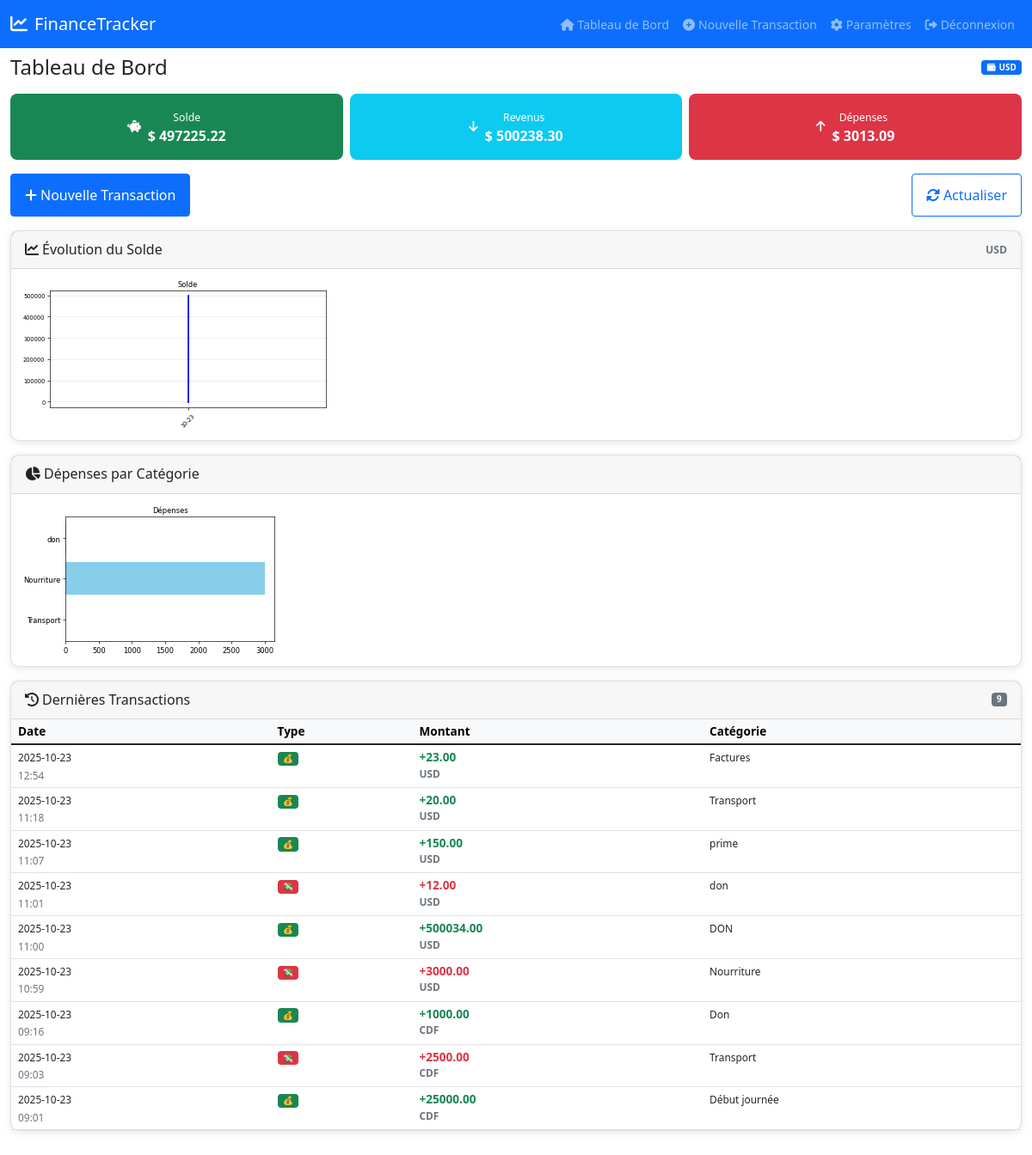
/dashboard (signed in), run on the app's committed database.
### tables this page shows
CREATE TABLE users (
            id INTEGER PRIMARY KEY AUTOINCREMENT,
            username TEXT UNIQUE NOT NULL,
            password TEXT NOT NULL,
            created_at TIMESTAMP DEFAULT CURRENT_TIMESTAMP
        , default_currency TEXT DEFAULT 'USD');

CREATE TABLE transactions (
            id INTEGER PRIMARY KEY AUTOINCREMENT,
            user_id INTEGER NOT NULL,
            amount REAL NOT NULL,
            type TEXT NOT NULL CHECK(type IN ('income', 'expense')),
            category TEXT,
            description TEXT,
            date TIMESTAMP DEFAULT CURRENT_TIMESTAMP, currency TEXT DEFAULT 'USD',
            FOREIGN KEY (user_id) REFERENCES users (id)
        );

### app.py (the view)
@app.route('/dashboard')
def dashboard():
    if 'user_id' not in session:
        return redirect('/login')
    user_id = session['user_id']
    user_currency = get_user_currency(user_id)
    conn = database.get_db_connection()
    transactions = conn.execute('SELECT amount, currency, type FROM transactions WHERE user_id = ?', (user_id,)).fetchall()
    total_income = 0
    total_expenses = 0
    for trans in transactions:
        amount_in_user_currency = convert_currency(trans['amount'], trans['currency'], user_currency)
        if trans['type'] == 'income':
            total_income += amount_in_user_currency
        else:
            total_expenses += amount_in_user_currency
    balance = total_income - total_expenses
    transactions = conn.execute('''
        SELECT * FROM transactions WHERE user_id = ? ORDER BY date DESC LIMIT 10
    ''', (user_id,)).fetchall()
    conn.close()
    graph_evolution = generate_mobile_balance_chart(user_id, user_currency)
    graph_categories = generate_mobile_expense_chart(user_id, user_currency)
    return render_template('dashboard.html',
                         balance=balance,
                         total_income=total_income,
                         total_expenses=total_expenses,
                         transactions=transactions,
                         user_currency=user_currency,
                         graph_evolution=graph_evolution,
                         graph_categories=graph_categories)

### app.py (called while the page is built)
def convert_currency(amount, from_currency, to_currency):
    if from_currency == to_currency:
        return amount
    if from_currency in EXCHANGE_RATES and to_currency in EXCHANGE_RATES[from_currency]:
        return amount * EXCHANGE_RATES[from_currency][to_currency]
    return amount

def get_user_currency(user_id):
    conn = database.get_db_connection()
    try:
        user = conn.execute('SELECT default_currency FROM users WHERE id = ?', (user_id,)).fetchone()
        return user['default_currency'] if user and user['default_currency'] else 'USD'
    except sqlite3.OperationalError:
        return 'USD'
    finally:
        conn.close()

### database.py (called while the page is built)
def get_db_connection():
    conn = sqlite3.connect('finance.db')
    conn.row_factory = sqlite3.Row
    return conn

### templates/dashboard.html (shortened to what this page needs)
{% extends "base.html" %}
{% block content %}
<div class="fade-in">
    <div class="d-flex justify-content-between align-items-center mb-3">
        <h4 class="mb-0">Tableau de Bord</h4>
        <span class="badge bg-primary">
            <i class="fas fa-wallet me-1"></i>{{ user_currency }}
        </span>
    </div>
    <div class="stats-grid">
        <div class="stats-card bg-success">
            <div class="d-flex align-items-center justify-content-center">
                <i class="fas fa-piggy-bank me-2"></i>
                <div>
                    <small>Solde</small>
                    <div class="fw-bold fs-6">
                        {% if user_currency == 'USD' %}$
                        {% elif user_currency == 'CDF' %}FC
                        {% endif %}
                        {{ "%.2f"|format(balance) }}
                    </div>
                </div>
            </div>
        </div>
        <div class="stats-card bg-info">
            <div class="d-flex align-items-center justify-content-center">
                <i class="fas fa-arrow-down me-2"></i>
                <div>
                    <small>Revenus</small>
                    <div class="fw-bold fs-6">
                        {% if user_currency == 'USD' %}$
                        {% elif user_currency == 'CDF' %}FC
                        {% endif %}
                        {{ "%.2f"|format(total_income) }}
                    </div>
                </div>
            </div>
        </div>
        <div class="stats-card bg-danger">
            <div class="d-flex align-items-center justify-content-center">
                <i class="fas fa-arrow-up me-2"></i>
                <div>
                    <small>Dépenses</small>
                    <div class="fw-bold fs-6">
                        {% if user_currency == 'USD' %}$
                        {% elif user_currency == 'CDF' %}FC
                        {% endif %}
                        {{ "%.2f"|format(total_expenses) }}
                    </div>
                </div>
            </div>
        </div>
    </div>
    <div class="row mb-3">
        <div class="col-12">
            <div class="d-grid gap-2 d-md-flex justify-content-md-between">
                <a href="{{ url_for('add_transaction') }}" class="btn btn-primary btn-mobile">
                    <i class="fas fa-plus me-1"></i>Nouvelle Transaction
                </a>
                <button onclick="refreshCharts()" class="btn btn-outline-primary btn-mobile">
                    <i class="fas fa-sync-alt me-1"></i>Actualiser
                </button>
            </div>
        </div>
    </div>
    <div class="card mb-3">
        <div class="card-header d-flex justify-content-between align-items-center">
            <h6 class="mb-0">
                <i class="fas fa-chart-line me-1"></i>Évolution du Solde
            </h6>
            <small class="text-muted">{{ user_currency }}</small>
        </div>
        <div class="card-body p-2">
            <div class="graph-container" id="evolutionChart">
                {% if graph_evolution %}
                    <img
                         alt="Évolution du solde"
                         onerror="this.style.display='none'; document.getElementById('evolutionFallback').style.display='block';">
                {% endif %}
            </div>
        </div>
    </div>
    <div class="card mb-3">
        <div class="card-header">
            <h6 class="mb-0">
                <i class="fas fa-chart-pie me-1"></i>Dépenses par Catégorie
            </h6>
        </div>
        <div class="card-body p-2">
            <div class="graph-container" id="categoriesChart">
                {% if graph_categories %}
                    <img
                         alt="Dépenses par catégorie"
                         onerror="this.style.display='none'; document.getElementById('categoriesFallback').style.display='block';">
                {% endif %}
            </div>
        </div>
    </div>
    <div class="card">
        <div class="card-header d-flex justify-content-between align-items-center">
            <h6 class="mb-0">
                <i class="fas fa-history me-1"></i>Dernières Transactions
            </h6>
            <span class="badge bg-secondary">{{ transactions|length }}</span>
        </div>
        <div class="card-body p-0">
            {% if transactions %}
                <div class="table-responsive">
                    <table class="table table-sm table-hover mb-0">
                        <thead class="table-light">
                            <tr>
                                <th class="ps-2">Date</th>
                                <th>Type</th>
                                <th>Montant</th>
                                <th class="d-none d-sm-table-cell">Catégorie</th>
                            </tr>
                        </thead>
                        <tbody>
                            {% for transaction in transactions %}
                            <tr>
                                <td class="ps-2">
                                    <small>{{ transaction.date[:10] }}</small>
                                    <br>
                                    <small class="text-muted">{{ transaction.date[11:16] }}</small>
                                </td>
                                <td>
                                    <span class="badge {% if transaction.type == 'income' %}bg-success{% else %}bg-danger{% endif %}">
                                        {{ '💰' if transaction.type == 'income' else '💸' }}
                                    </span>
                                </td>
                                <td class="{% if transaction.type == 'income' %}text-success{% else %}text-danger{% endif %} fw-bold">
                                    {{ '%+.2f'|format(transaction.amount) }}
                                    <small class="text-muted d-block">{{ transaction.currency }}</small>
                                </td>
                                <td class="d-none d-sm-table-cell">
                                    <small>{{ transaction.category or '-' }}</small>
                                </td>
                            </tr>
                            {% endfor %}
                        </tbody>
                    </table>
                </div>
            {% endif %}
        </div>
    </div>
</div>
{% endblock %}

### static/style.css (style rules this page uses)
body { font-size: 14px; padding-bottom: 60px; }
.card { border-radius: 10px; box-shadow: 0 2px 10px rgba(0,0,0,0.1); margin-bottom: 1rem; }
.card-header { font-weight: 600; padding: 0.75rem 1rem; }
.table-responsive { font-size: 0.85rem; }
.table th { white-space: nowrap; }
.btn-mobile { padding: 0.75rem 1rem; font-size: 1rem; }
.graph-container { position: relative; width: 100%; overflow-x: auto; }
.graph-container img { max-width: 100%; height: auto; }
.stats-grid { display: grid; grid-template-columns: repeat(auto-fit, minmax(150px, 1fr)); gap: 0.5rem; margin-bottom: 1rem; }
.stats-card { text-align: center; padding: 1rem; border-radius: 8px; color: white; }
.badge { font-size: 0.7em; }
.fade-in { animation: fadeIn 0.5s ease-in; }
.graph-container { -webkit-overflow-scrolling: touch; }

### data on the page
users: default_currency "USD"
transactions: type "💰", amount "+23.00"
transactions: type "💰", amount "+20.00"
transactions: type "💰", amount "+150.00"
transactions: type "💸", amount "+12.00"
transactions: type "💰", amount "+500034.00"
transactions: type "💸", amount "+3000.00"
transactions: type "💰", amount "+1000.00"
transactions: type "💸", amount "+2500.00"
transactions: type "💰", amount "+25000.00"

### other printed values
{{ "%.2f"|format(balance) }} "497225.22"
{{ "%.2f"|format(total_income) }} "500238.30"
{{ "%.2f"|format(total_expenses) }} "3013.09"
{{ transactions|length }} "9"
